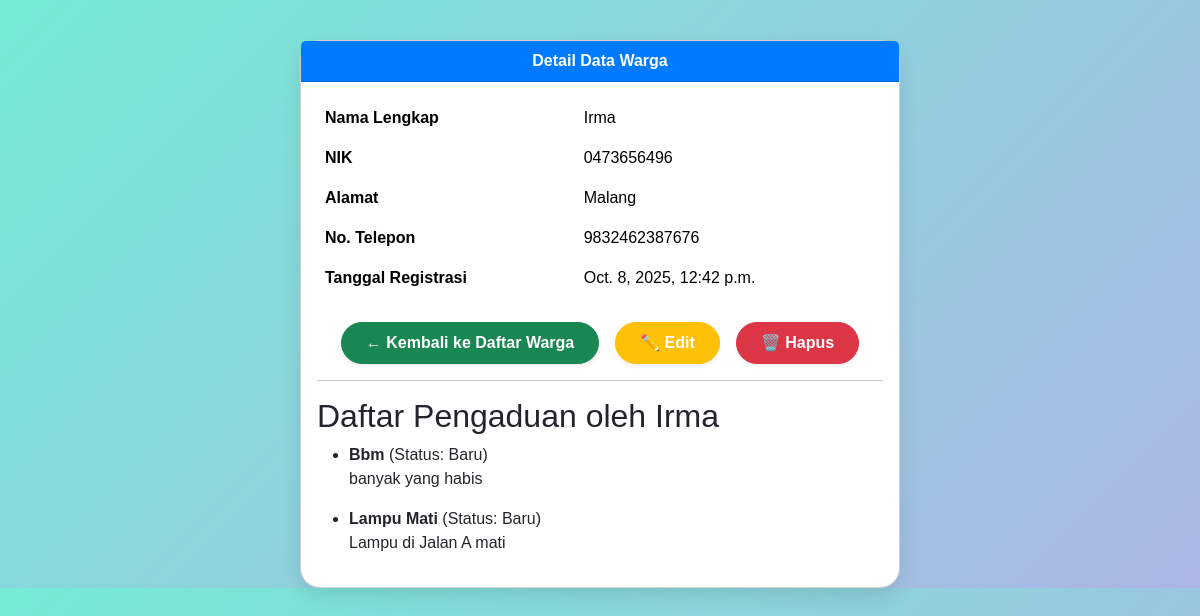
Screenshot of /warga/2/ with the database file from the repository.
### warga/models.py (models this page shows, shortened)
class Warga(models.Model):
    nik = models.CharField(max_length=16, unique=True, verbose_name="Nomor Induk Kependudukan")
    nama_lengkap = models.CharField(max_length=100, verbose_name="Nama Lengkap")
    alamat = models.TextField(verbose_name="Alamat Tinggal")
    no_telepon = models.CharField(max_length=15, blank=True, verbose_name="Nomor Telepon")
    tanggal_registrasi = models.DateTimeField(auto_now_add=True)

class Pengaduan(models.Model):
    STATUS_CHOICES = [
        ('BARU', 'Baru'),
        ('DIPROSES', 'Diproses'),
        ('SELESAI', 'Selesai'),
    ]
    judul = models.CharField(max_length=200)
    deskripsi = models.TextField()
    status = models.CharField(max_length=10, choices=STATUS_CHOICES, default='BARU')
    tanggal_lapor = models.DateTimeField(auto_now_add=True)
    pelapor = models.ForeignKey(Warga, on_delete=models.CASCADE, related_name='pengaduan')

### warga/views.py (the view)
# urls.py: path('<int:pk>/', WargaDetailView.as_view(), name='warga-detail'),
class WargaDetailView(DetailView):
    model = Warga

### warga/templates/warga/warga_detail.html (shortened to what this page needs)
<!DOCTYPE html>
<html lang="id">
<head>
    <link href="https://cdn.jsdelivr.net/npm/bootstrap@5.3.2/dist/css/bootstrap.min.css" rel="stylesheet">
</head>
<body>
<div class="container">
    <div class="card mx-auto" style="max-width: 600px;">
        <div class="card-header text-center">
            Detail Data Warga
        </div>
        <div class="card-body">
            <table class="table table-borderless">
                <tr>
                    <th>Nama Lengkap</th>
                    <td>{{ warga.nama_lengkap }}</td>
                </tr>
                <tr>
                    <th>NIK</th>
                    <td>{{ warga.nik }}</td>
                </tr>
                <tr>
                    <th>Alamat</th>
                    <td>{{ warga.alamat }}</td>
                </tr>
                <tr>
                    <th>No. Telepon</th>
                    <td>{{ warga.no_telepon }}</td>
                </tr>
                <tr>
                    <th>Tanggal Registrasi</th>
                    <td>{{ warga.tanggal_registrasi }}</td>
                </tr>
            </table>
            <div class="text-center mt-4">
                <div class="d-flex justify-content-center gap-3 flex-wrap">
                    <a href="{% url 'warga-list' %}" class="btn btn-success px-4 py-2 shadow-sm">
                        ← Kembali ke Daftar Warga
                    </a>
                    <a href="{% url 'warga-edit' warga.pk %}" class="btn btn-warning px-4 py-2 shadow-sm text-white">
                        ✏️ Edit
                    </a>
                    <a href="{% url 'warga-hapus' warga.pk %}" class="btn btn-danger px-4 py-2 shadow-sm">
                        🗑️ Hapus
                    </a>
                </div>
            </div>
            <hr>
            <h2>Daftar Pengaduan oleh {{ object.nama_lengkap }}</h2>
            <ul>
                {% for aduan in object.pengaduan.all %}
                    <li>
                        <strong>{{ aduan.judul }}</strong> (Status: {{ aduan.get_status_display }})
                        <p>{{ aduan.deskripsi }}</p>
                    </li>
                {% empty %}
                    <li>Warga ini belum pernah membuat pengaduan.</li>
                {% endfor %}
            </ul>
        </div>
    </div>
</div>
</body>
</html>

### warga/templates/warga/warga_detail.html (style rules this page uses)
body { background: linear-gradient(135deg, #74ebd5 0%, #ACB6E5 100%); font-family: "Poppins", sans-serif; padding-top: 40px; }
.card { border-radius: 20px; box-shadow: 0 8px 20px rgba(0,0,0,0.1); }
.card-header { background-color: #007bff; color: white; font-weight: bold; border-top-left-radius: 20px; border-top-right-radius: 20px; }
.btn { border-radius: 25px; font-weight: 600; transition: all 0.2s ease; }
.shadow-sm { box-shadow: 0 3px 6px rgba(0,0,0,0.1); }

### rows the page displays
Warga: nama_lengkap "Irma", nik "0473656496", alamat "Malang", no_telepon "9832462387676", tanggal_registrasi "Oct. 8, 2025, 12:42 p.m."
Pengaduan: judul "Bbm", status "Baru", deskripsi "banyak yang habis"
Pengaduan: judul "Lampu Mati", status "Baru", deskripsi "Lampu di Jalan A mati"
